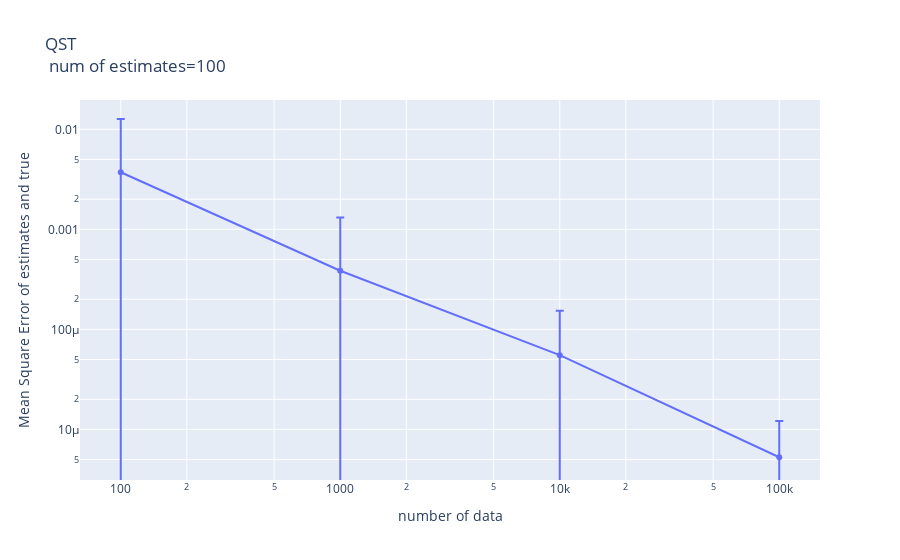

This figure's notebook cell:
### Code cell
### now!
import plotly.graph_objects as go
from quara.protocol.qtomography.standard.standard_qtomography_estimator import (
    StandardQTomographyEstimator,
    StandardQTomographyEstimationResult,
)

# common
def calc_mse(xs: List[QOperation], ys: List[QOperation]) -> np.float64:
    points = []
    for x, y in zip(xs, ys):
        x_vec = x.to_stacked_vector()
        y_vec = y.to_stacked_vector()
        point = np.vdot(x_vec - y_vec, x_vec - y_vec)
        points.append(point)
        print(point, x_vec)

    mse = np.mean(points, dtype=np.float64)
    std = np.std(points, dtype=np.float64, ddof=1)
    return mse, std

# common(StandardQTomography)
def convert_to_series(
    results: List[StandardQTomographyEstimationResult], true_object: QOperation
):
    # calc mse
    results_tmp = [result.estimated_qoperation_sequence for result in results]
    results_tmp = [
        list(qoperation_sequence) for qoperation_sequence in zip(*results_tmp)
    ]
    mses = [
        calc_mse(qoperation_sequence, [true_object] * len(qoperation_sequence))
        for qoperation_sequence in results_tmp
    ]
    stds = [mse[1] for mse in mses]
    mses = [mse[0] for mse in mses]

    # convert to computation time series
    comp_time_tmp = [result.computation_times for result in results]
    comp_time = [list(comp_time) for comp_time in zip(*comp_time_tmp)]

    return mses, stds, comp_time

# common(show log-log scatter?)
def show_mse(name: str, num_data: List[int], mses: List[float], std_mses: List[float], num_of_estimates: int, title: str = None):
    if title is None:
        title = f"QST<br> num of estimates={num_of_estimates}"
    trace = go.Scatter(
        name=name,
        x=num_data,
        y=mses,
        mode="lines+markers",
        error_y = dict(
            type="data",
            array=std_mses,
            visible=True
        ),
    )
    data = [trace]
    layout = go.Layout(
        title=title,
        xaxis_title_text="number of data",
        yaxis_title_text="Mean Square Error of estimates and true",
        xaxis_type="log",
        yaxis_type="log",
    )
    fig = go.Figure(data=data, layout=layout)
    fig.show()


# show graphs
#print(param_affine_est_linear)
#param_affine_est_linear_mses, param_affine_est_linear_stds, time_affine_est_linear = convert_to_series(results_affine_est_linear, true_object)
show_mse("param=affine, est=linear", num_data, mse_affine_est_linear, std_affine_est_linear, iteration)
#data_analyzer.show_mse(num_data, param_affine_est_linear)
print(mse_affine_est_linear)
print(std_affine_est_linear)

### Figure 1 — Plotly figure (JSON) as saved in the notebook; plotly's stock layout.template omitted (floating-point values rounded to 4 significant figures)
{"data": [{"error_y": {"array": [0.008958, 0.0009246, 9.792e-05, 6.875e-06], "type": "data", "visible": true}, "mode": "lines+markers", "name": "param=affine, est=linear", "type": "scatter", "x": [100, 1000, 10000, 100000], "y": [0.00372, 0.0003852, 5.521e-05, 5.265e-06]}], "layout": {"title": {"text": "QST<br> num of estimates=100"}, "xaxis": {"title": {"text": "number of data"}, "type": "log"}, "yaxis": {"title": {"text": "Mean Square Error of estimates and true"}, "type": "log"}}}
